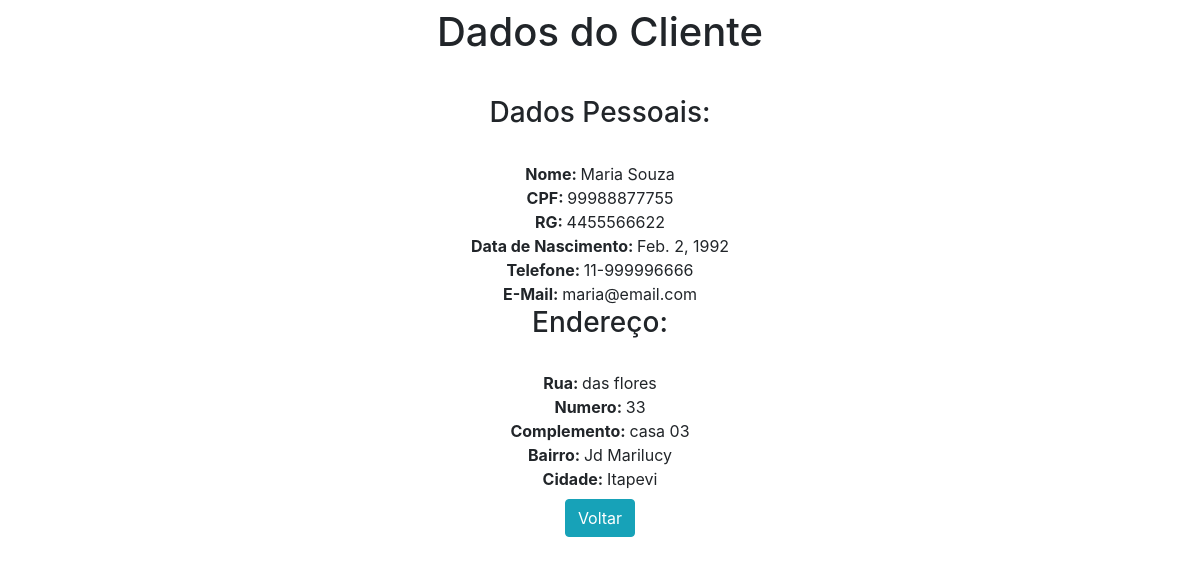
Page /view/2/ on the committed database.
### app/models.py (models this page shows)
class Cliente(models.Model):
    nome = models.CharField('Nome', max_length=150)
    cpf = models.CharField('CPF', max_length=20)
    rg = models.CharField('RG', max_length=15)
    data_nasc = models.DateField('Data de Nascimento')
    telefone = models.CharField('Telefone', max_length=15)
    email = models.CharField('Email', max_length=50, null=True, blank=True)
    rua = models.CharField('Rua', max_length=150)
    numero = models.CharField('Numero', max_length=10)
    complemento = models.CharField('Complemento', max_length=120, null=True,blank=True)
    bairro = models.CharField('Bairro', max_length=100)
    cidade = models.CharField('Cidade', default='Itapevi', max_length=50)

### app/views.py (the view)
# urls.py: path('view/<int:pk>/', view, name='view'),
def view(request, pk):
    data = {}
    data['db'] = Cliente.objects.get(pk=pk)
    return render(request, 'view.html', data)

### app/templates/view.html (shortened to what this page needs)
<!DOCTYPE html>
<html lang="pt-br">
<head>
    <link rel="stylesheet" href="https://stackpath.bootstrapcdn.com/bootstrap/4.4.1/css/bootstrap.min.css">
</head>
<body>
    <div class="col-8 m-auto pt-2 pb-2 text-center">
        <h1>Dados do Cliente</h1>
    </div>
    <div class="col-8 m-auto pt-4 pb-2 text-center">
        <h3>Dados Pessoais:</h3><br>
        <strong>Nome: </strong>{{db.nome}}<br>
        <strong>CPF: </strong>{{db.cpf}}<br>
        <strong>RG: </strong>{{db.rg}}<br>
        <strong>Data de Nascimento: </strong>{{db.data_nasc}}<br>
        <strong>Telefone: </strong>{{db.telefone}}<br>
        <strong>E-Mail: </strong>{{db.email}}<br>
        <h3>Endereço:</h3><br>
        <strong>Rua: </strong>{{db.rua}}<br>
        <strong>Numero: </strong>{{db.numero}}<br>
        <strong>Complemento: </strong>{{db.complemento}}<br>
        <strong>Bairro: </strong>{{db.bairro}}<br>
        <strong>Cidade: </strong>{{db.cidade}}<br>
    </div>
    <div class="col-8 m-auto pb-2 text-center">
        <a href="/" class="btn btn-info"> Voltar</a>
    </div>
</body>
</html>

### rows in the picture
Cliente: nome "Maria Souza", cpf "99988877755", rg "4455566622", data_nasc "Feb. 2, 1992", telefone "11-999996666", email "maria@email.com", rua "das flores", numero "33", complemento "casa 03", bairro "Jd Marilucy", cidade "Itapevi"
